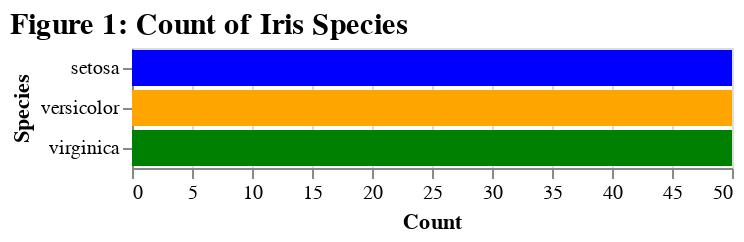

Notebook cell for this chart:
### Markdown cell above
### Bar Plot
Bar plot provides an overview of the count of each species.

### Code cell
import altair as alt

alt.Chart(df).mark_bar().encode(
    x = alt.X("count()").title("Count"),
    y = alt.Y("species").title("Species"),
    color = alt.Color(
        "species",
        scale=alt.Scale(
            domain=['setosa', 'versicolor', 'virginica'],
            range=['blue', 'orange', 'green'])
    ).legend(None)
).properties(
    title = alt.TitleParams(
        text = "Figure 1: Count of Iris Species",
        anchor = 'start',
        fontSize = 15
    )
)

### Figure 1 — Vega-Lite specification as saved in the notebook (floating-point values rounded to 4 significant figures; data arrays with more than 128 entries replaced by an {"elided": "..."} marker saying what was removed)
{"config": {"view": {"continuousWidth": 300, "continuousHeight": 300}}, "data": {"name": "data-3a191f69da972c40738d695fb9f41d2b"}, "mark": {"type": "bar"}, "encoding": {"color": {"field": "species", "legend": null, "scale": {"domain": ["setosa", "versicolor", "virginica"], "range": ["blue", "orange", "green"]}, "type": "nominal"}, "x": {"aggregate": "count", "title": "Count", "type": "quantitative"}, "y": {"field": "species", "title": "Species", "type": "nominal"}}, "title": {"text": "Figure 1: Count of Iris Species", "anchor": "start", "fontSize": 15}, "$schema": "https://vega.github.io/schema/vega-lite/v5.20.1.json", "datasets": {"data-3a191f69da972c40738d695fb9f41d2b": {"elided": "150 records"}}}
